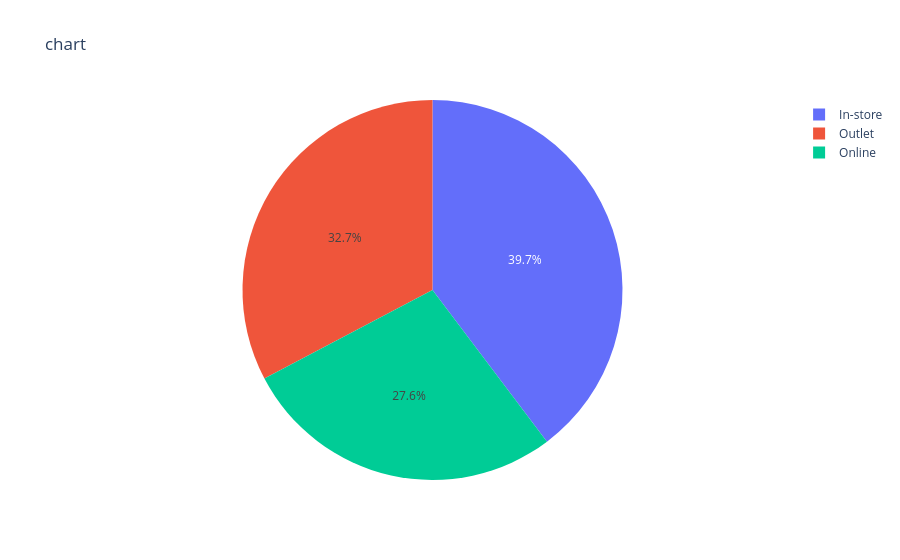

Write notebook code for a chart like this one.
### Code cell
px.pie(df,values='Total Sales',names='Sales Method',title='chart',hover_name='Region')

### Figure 1 — Plotly figure (JSON) as saved in the notebook; plotly's stock layout.template omitted (floating-point values rounded to 4 significant figures; data arrays with more than 128 entries replaced by an {"elided": "..."} marker saying what was removed)
{"data": [{"domain": {"x": [0, 1], "y": [0, 1]}, "hovertemplate": "<b>%{hovertext}</b><br><br>Sales Method=%{label}<br>Total Sales=%{value}<extra></extra>", "hovertext": {"elided": "9641 str values"}, "labels": {"elided": "9641 str values"}, "legendgroup": "", "name": "", "showlegend": true, "type": "pie", "values": {"elided": "9641 float values"}}], "layout": {"legend": {"tracegroupgap": 0}, "title": {"text": "chart"}}}
